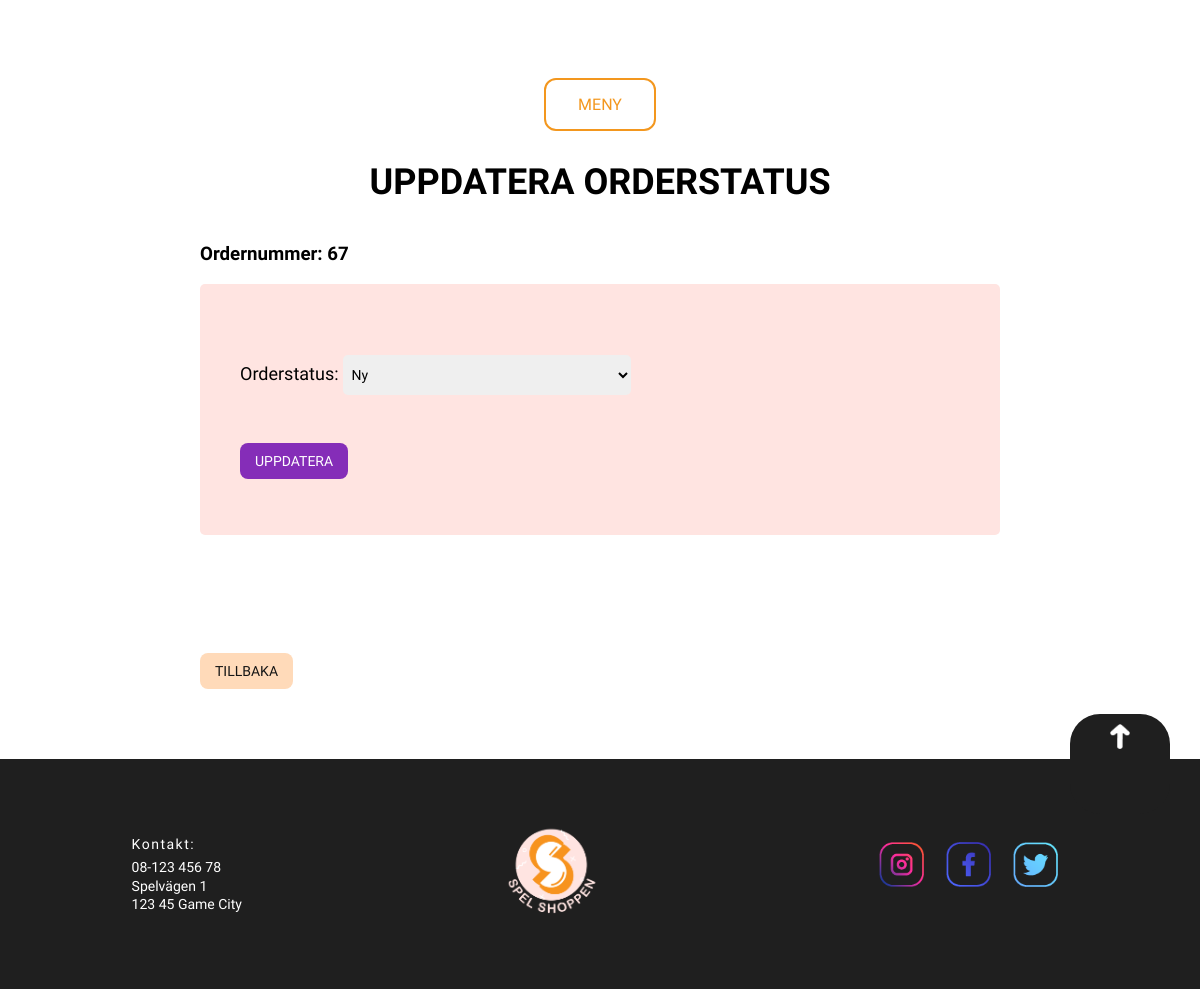
Page /admin/admin-update-status.php?id=67 on the earlier database version.
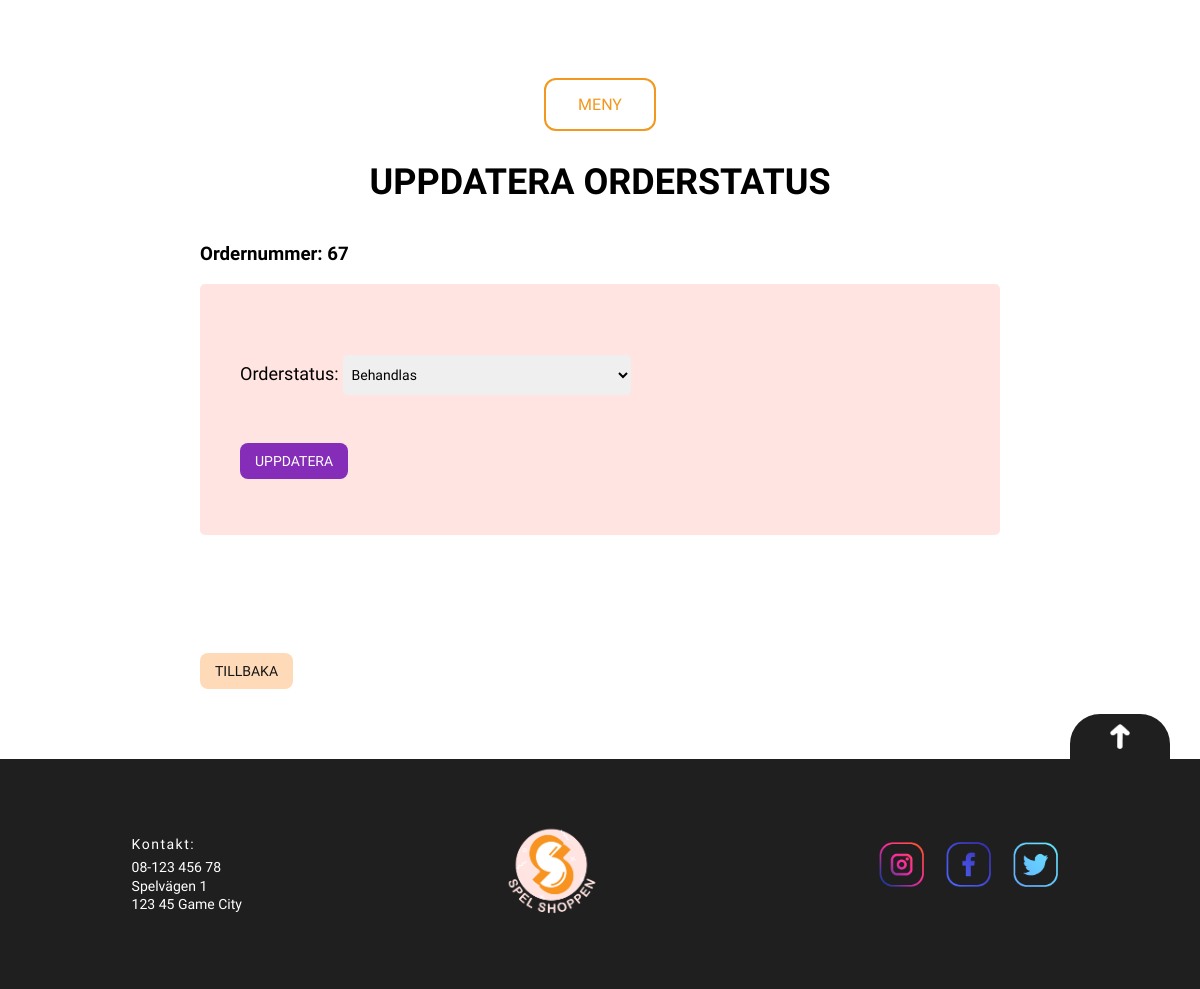
Same page on the later database version.
### tables this page shows
CREATE TABLE `webshop_orders` (
  `orderid` int(11) NOT NULL,
  `orderdate` datetime NOT NULL DEFAULT current_timestamp(),
  `name` varchar(50) NOT NULL,
  `email` varchar(50) NOT NULL,
  `phone` varchar(10) NOT NULL,
  `street` varchar(50) NOT NULL,
  `zip` varchar(6) NOT NULL,
  `city` varchar(50) NOT NULL,
  `status` int(11) NOT NULL,
  `products` varchar(5000) NOT NULL,
  `totalprice` varchar(500) NOT NULL
);

### admin/admin-update-status.php (the view, shortened to what this page needs)
<?php
require_once '../config/db.php';
require_once 'header.php';
$currentStatus = "";
if (isset($_GET['id'])) {
  $id = htmlspecialchars($_GET['id']);
  $sql = "SELECT * FROM webshop_orders WHERE orderid =:id";
  $stmt = $db->prepare($sql);
  $stmt->bindParam(':id', $id);
  $stmt->execute();
  if ($stmt->rowCount() > 0) {
    $row = $stmt->fetch(PDO::FETCH_ASSOC);
    $orderid = $row['orderid'];
    $currentStatus = $row['status'];
  } else {
    header('Location:admin-order.php');
    exit;
  }
} else {
  header('Location:admin-order.php');
  exit;
}
?>
<section class="form_container">
  <h3 class="page-title form-container__heading-text">Uppdatera orderstatus</h3>
  <h3>Ordernummer: <?php echo $orderid ?></h3>
  <br>
  <form action="#" method="POST" class="form-container">
    <div class="form-container__box">
      <label for="status">Orderstatus:</label>
      <select name="status" class="form-container__box-input">
        <option value="1" <?php if ($currentStatus == 1) echo "selected" ?>>Ny</option>
        <option value="2" <?php if ($currentStatus == 2) echo "selected" ?>>Behandlas</option>
      </select>
    </div>
    <div class="form-container__submit">
      <input type="submit" value="Uppdatera" class="form-container__submit-button">
    </div>
  </form>
</section>
<br><br>
<button class="back_btn"><a href="admin-order.php">Tillbaka</a></button>
<?php require_once '../footer.php'; ?>

Differences in the rows shown:
changed webshop_orders id 67: status "Ny" → "Behandlas"
